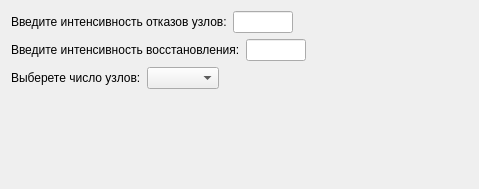
<?xml version="1.0" encoding="UTF-8"?>
<ui version="4.0">
 <class>MainWindow</class>
 <widget class="QMainWindow" name="MainWindow">
  <property name="windowModality">
   <enum>Qt::NonModal</enum>
  </property>
  <property name="geometry">
   <rect>
    <x>0</x>
    <y>0</y>
    <width>479</width>
    <height>189</height>
   </rect>
  </property>
  <property name="sizePolicy">
   <sizepolicy hsizetype="Fixed" vsizetype="Fixed">
    <horstretch>0</horstretch>
    <verstretch>0</verstretch>
   </sizepolicy>
  </property>
  <property name="windowTitle">
   <string>Аналитическая модель вероятности состояния</string>
  </property>
  <property name="windowIcon">
   <iconset>
    <normaloff>images.jpeg</normaloff>images.jpeg</iconset>
  </property>
  <property name="iconSize">
   <size>
    <width>40</width>
    <height>40</height>
   </size>
  </property>
  <widget class="QWidget" name="centralWidget">
   <layout class="QVBoxLayout" name="verticalLayout">
    <item>
     <layout class="QVBoxLayout" name="verticalLayout_9">
      <item>
       <layout class="QHBoxLayout" name="horizontalLayout_6">
        <item>
         <widget class="QLabel" name="label_5">
          <property name="text">
           <string>Введите интенсивность отказов узлов:</string>
          </property>
         </widget>
        </item>
        <item>
         <widget class="QLineEdit" name="lineEdit">
          <property name="sizePolicy">
           <sizepolicy hsizetype="Fixed" vsizetype="Fixed">
            <horstretch>0</horstretch>
            <verstretch>0</verstretch>
           </sizepolicy>
          </property>
          <property name="minimumSize">
           <size>
            <width>60</width>
            <height>0</height>
           </size>
          </property>
          <property name="maximumSize">
           <size>
            <width>60</width>
            <height>16777215</height>
           </size>
          </property>
          <property name="baseSize">
           <size>
            <width>0</width>
            <height>0</height>
           </size>
          </property>
         </widget>
        </item>
        <item>
         <spacer name="horizontalSpacer_2">
          <property name="orientation">
           <enum>Qt::Horizontal</enum>
          </property>
          <property name="sizeHint" stdset="0">
           <size>
            <width>40</width>
            <height>20</height>
           </size>
          </property>
         </spacer>
        </item>
       </layout>
      </item>
      <item>
       <layout class="QHBoxLayout" name="horizontalLayout_7">
        <item>
         <widget class="QLabel" name="label_7">
          <property name="text">
           <string>Введите интенсивность восстановления:</string>
          </property>
         </widget>
        </item>
        <item>
         <widget class="QLineEdit" name="lineEdit_2">
          <property name="enabled">
           <bool>true</bool>
          </property>
          <property name="sizePolicy">
           <sizepolicy hsizetype="Fixed" vsizetype="Fixed">
            <horstretch>0</horstretch>
            <verstretch>0</verstretch>
           </sizepolicy>
          </property>
          <property name="minimumSize">
           <size>
            <width>60</width>
            <height>0</height>
           </size>
          </property>
          <property name="maximumSize">
           <size>
            <width>60</width>
            <height>16777215</height>
           </size>
          </property>
         </widget>
        </item>
        <item>
         <spacer name="horizontalSpacer_3">
          <property name="orientation">
           <enum>Qt::Horizontal</enum>
          </property>
          <property name="sizeHint" stdset="0">
           <size>
            <width>40</width>
            <height>20</height>
           </size>
          </property>
         </spacer>
        </item>
       </layout>
      </item>
      <item>
       <layout class="QHBoxLayout" name="horizontalLayout_5">
        <item>
         <widget class="QLabel" name="label_6">
          <property name="text">
           <string>Выберете число узлов:</string>
          </property>
         </widget>
        </item>
        <item>
         <widget class="QComboBox" name="comboBox">
          <property name="sizePolicy">
           <sizepolicy hsizetype="Fixed" vsizetype="Fixed">
            <horstretch>0</horstretch>
            <verstretch>0</verstretch>
           </sizepolicy>
          </property>
         </widget>
        </item>
        <item>
         <spacer name="horizontalSpacer">
          <property name="orientation">
           <enum>Qt::Horizontal</enum>
          </property>
          <property name="sizeHint" stdset="0">
           <size>
            <width>10</width>
            <height>5</height>
           </size>
          </property>
         </spacer>
        </item>
       </layout>
      </item>
      <item>
       <spacer name="verticalSpacer_3">
        <property name="orientation">
         <enum>Qt::Vertical</enum>
        </property>
        <property name="sizeType">
         <enum>QSizePolicy::Expanding</enum>
        </property>
        <property name="sizeHint" stdset="0">
         <size>
          <width>20</width>
          <height>6</height>
         </size>
        </property>
       </spacer>
      </item>
     </layout>
    </item>
   </layout>
  </widget>
 </widget>
 <layoutdefault spacing="6" margin="11"/>
 <resources/>
 <connections/>
</ui>
